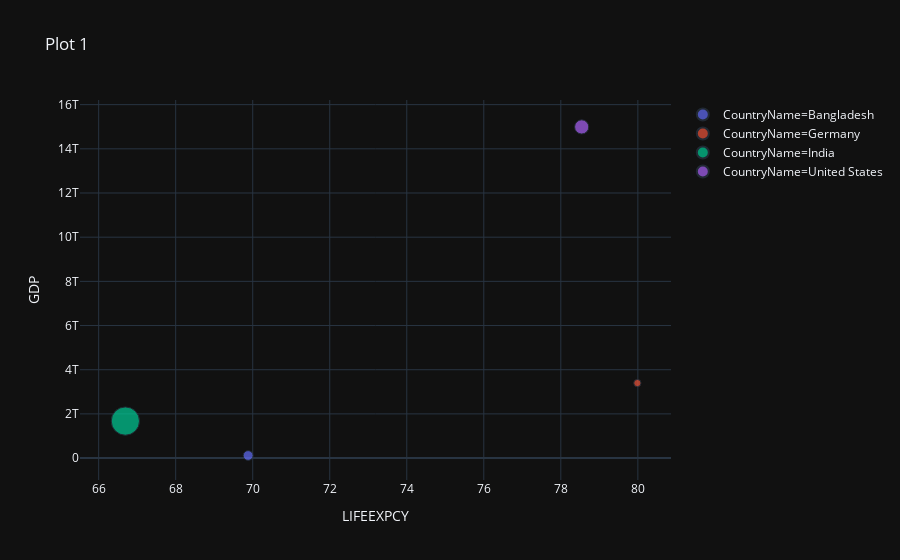

Notebook code for this chart:
### Markdown cell above
In our first analysis (PLOT 1) we see life expectancy at birth versus GDP(current US $) with respect to total population.Population comparing with the country wise. 

- India has the highest population as well as GDP of less then 1.7T and life expectancy between 65-70 years.

- United states has highest GDP around 14T and life expectancy of 79 years.

- Germany population is less compared to other countries. And life expectancy is 81 years and GDP is between 3.3T.

- Bangladesh has less GDP compared to other countries around 115B and life expectancy is 70 years.

### Code cell
#Filter the dataframe to 2010
df1=data[data.Year==2010]
#Create Plot 1
fig = px.scatter(df1, x=df1.LIFEEXPCY, y=df1.GDP,color=df1.CountryName, size=df1.POP, title='Plot 1')
fig.show()

### Figure 1 — Plotly figure (JSON) as saved in the notebook; plotly's stock layout.template omitted (floating-point values rounded to 4 significant figures)
{"data": [{"hoverlabel": {"namelength": 0}, "hovertemplate": "CountryName=Bangladesh<br>LIFEEXPCY=%{x}<br>GDP=%{y}<br>POP=%{marker.size}", "legendgroup": "CountryName=Bangladesh", "marker": {"color": "#636efa", "size": [147575430], "sizemode": "area", "sizeref": 3086000.0, "symbol": "circle"}, "mode": "markers", "name": "CountryName=Bangladesh", "showlegend": true, "type": "scatter", "x": [69.88], "xaxis": "x", "y": [115300000000.0], "yaxis": "y"}, {"hoverlabel": {"namelength": 0}, "hovertemplate": "CountryName=Germany<br>LIFEEXPCY=%{x}<br>GDP=%{y}<br>POP=%{marker.size}", "legendgroup": "CountryName=Germany", "marker": {"color": "#EF553B", "size": [81776930], "sizemode": "area", "sizeref": 3086000.0, "symbol": "circle"}, "mode": "markers", "name": "CountryName=Germany", "showlegend": true, "type": "scatter", "x": [79.99], "xaxis": "x", "y": [3396000000000.0], "yaxis": "y"}, {"hoverlabel": {"namelength": 0}, "hovertemplate": "CountryName=India<br>LIFEEXPCY=%{x}<br>GDP=%{y}<br>POP=%{marker.size}", "legendgroup": "CountryName=India", "marker": {"color": "#00cc96", "size": [1234281170], "sizemode": "area", "sizeref": 3086000.0, "symbol": "circle"}, "mode": "markers", "name": "CountryName=India", "showlegend": true, "type": "scatter", "x": [66.69], "xaxis": "x", "y": [1676000000000.0], "yaxis": "y"}, {"hoverlabel": {"namelength": 0}, "hovertemplate": "CountryName=United States<br>LIFEEXPCY=%{x}<br>GDP=%{y}<br>POP=%{marker.size}", "legendgroup": "CountryName=United States", "marker": {"color": "#ab63fa", "size": [309321666], "sizemode": "area", "sizeref": 3086000.0, "symbol": "circle"}, "mode": "markers", "name": "CountryName=United States", "showlegend": true, "type": "scatter", "x": [78.54], "xaxis": "x", "y": [14992052727000], "yaxis": "y"}], "layout": {"legend": {"itemsizing": "constant", "tracegroupgap": 0}, "title": {"text": "Plot 1"}, "xaxis": {"anchor": "y", "domain": [0, 1], "title": {"text": "LIFEEXPCY"}}, "yaxis": {"anchor": "x", "domain": [0, 1], "title": {"text": "GDP"}}}}
